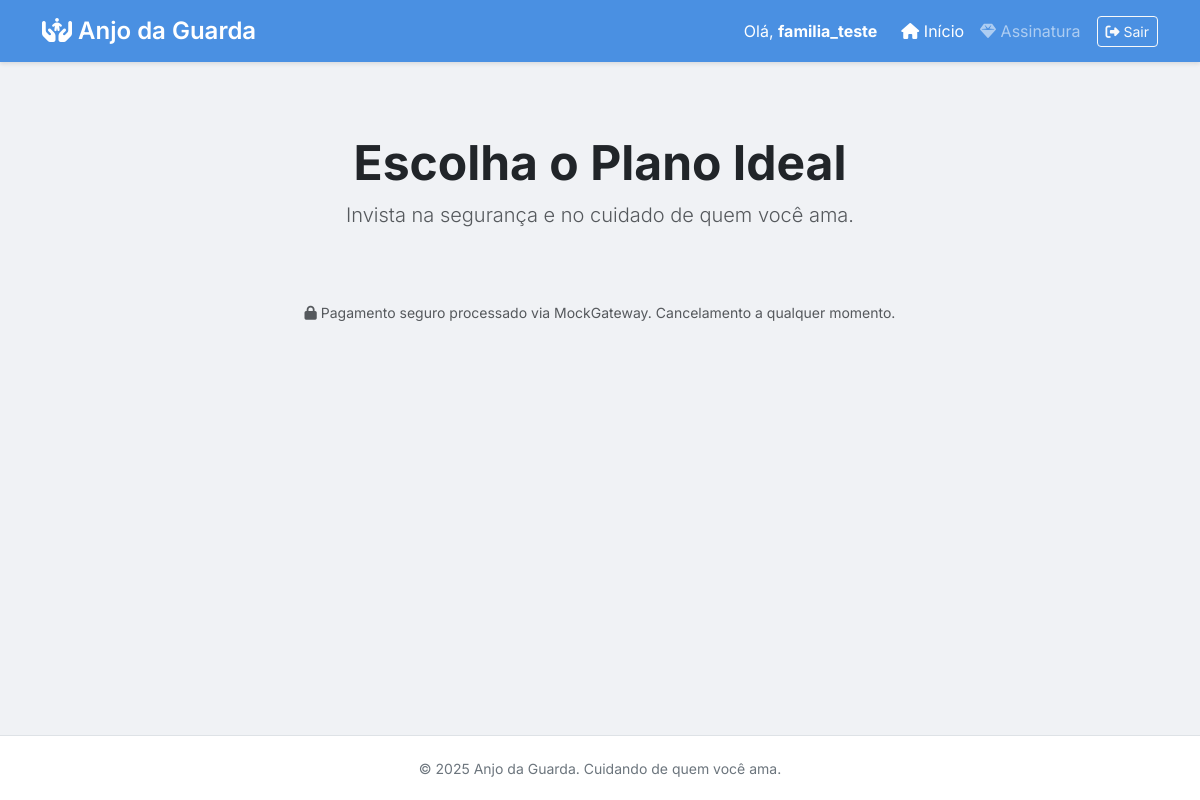
/gestao/planos/ (signed in), run on an earlier commit of the app's database.
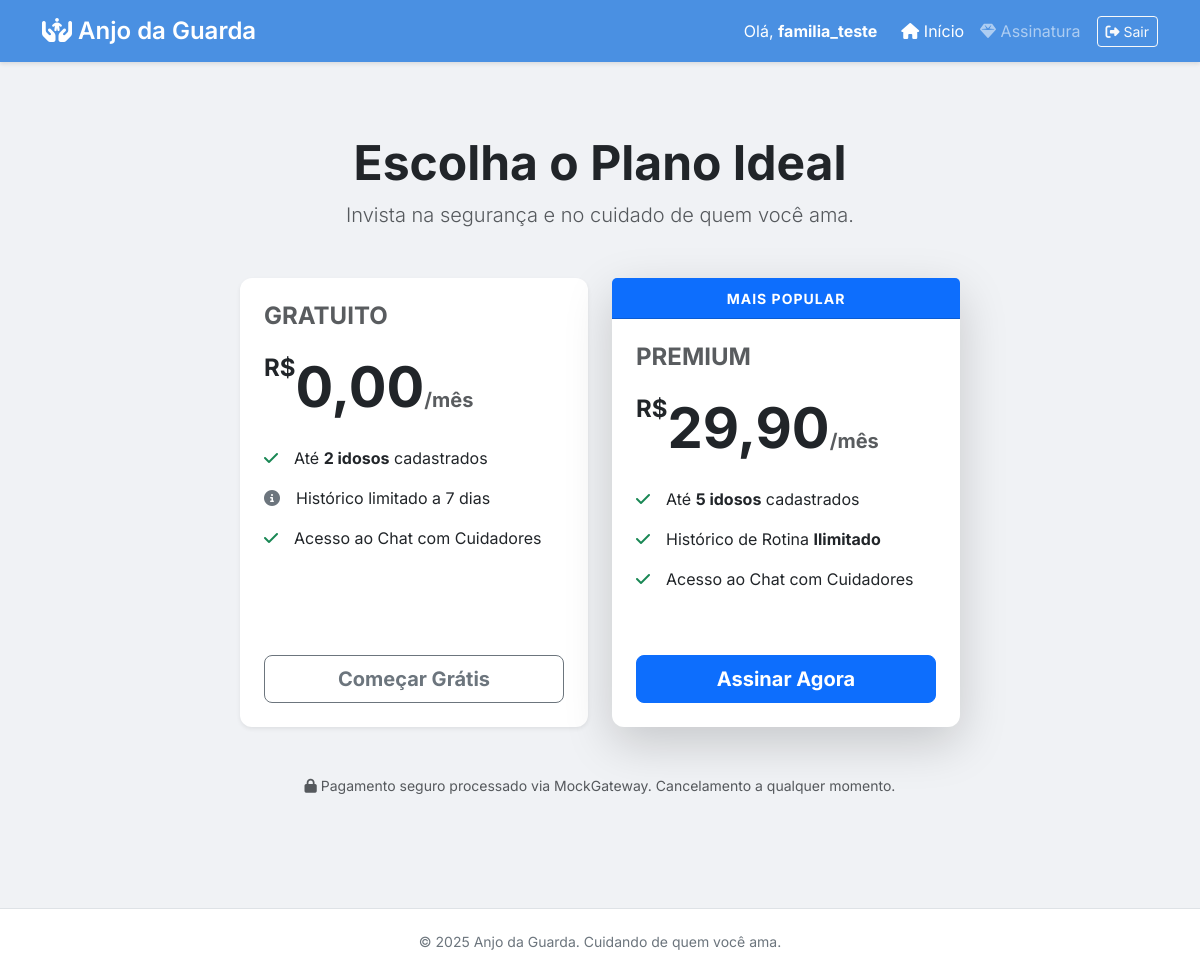
And on a later commit of the database.
### gestao/models.py (models this page shows, shortened)
class Plano(models.Model):
    nome = models.CharField(max_length=50)
    valor = models.DecimalField(max_digits=10, decimal_places=2)
    limite_idosos = models.IntegerField(default=2)
    historico_ilimitado = models.BooleanField(default=False)
    dias_validade = models.IntegerField(default=30)

### gestao/views.py (the view)
# urls.py: path('planos/', views.listar_planos, name='listar_planos'),
@login_required
def listar_planos(request):
    planos = Plano.objects.all().order_by('valor')
    return render(request, 'gestao/planos.html', {'planos': planos})

### gestao/templates/gestao/planos.html (shortened to what this page needs)
{% extends 'base.html' %} {% block content %}
<div class="container py-5">
    <div class="text-center mb-5">
        <h2 class="fw-bold display-5">Escolha o Plano Ideal</h2>
        <p class="text-muted lead">Invista na segurança e no cuidado de quem você ama.</p>
    </div>
    <div class="row justify-content-center">
        {% for plano in planos %}
        <div class="col-md-6 col-lg-4 mb-4">
            <div class="card h-100 shadow-sm border-0 {% if plano.valor > 0 %}border-primary border-2 shadow-lg{% endif %}">
                {% if plano.valor > 0 %}
                <div class="card-header bg-primary text-white text-center py-2">
                    <small class="fw-bold text-uppercase ls-1">Mais Popular</small>
                </div>
                {% endif %}
                <div class="card-body p-4 d-flex flex-column">
                    <h4 class="card-title text-muted text-uppercase fw-bold mb-4">
                        {{ plano.nome }}
                    </h4>
                    <div class="display-4 fw-bold text-dark mb-4">
                        <span class="fs-4 align-top">R$</span>{{ plano.valor }}<span class="fs-5 text-muted">/mês</span>
                    </div>
                    <ul class="list-unstyled mb-5 flex-grow-1">
                        <li class="mb-3 d-flex align-items-center">
                            <i class="fas fa-check text-success me-3"></i>
                            <span>Até <strong>{{ plano.limite_idosos }} idosos</strong> cadastrados</span>
                        </li>
                        <li class="mb-3 d-flex align-items-center">
                            {% if plano.historico_ilimitado %}
                            <i class="fas fa-check text-success me-3"></i>
                            <span>Histórico de Rotina <strong>Ilimitado</strong></span> {% else %}
                            <i class="fas fa-info-circle text-secondary me-3"></i>
                            <span>Histórico limitado a 7 dias</span> {% endif %}
                        </li>
                        <li class="mb-3 d-flex align-items-center">
                            <i class="fas fa-check text-success me-3"></i>
                            <span>Acesso ao Chat com Cuidadores</span>
                        </li>
                    </ul>
                    <div class="d-grid">
                        {% if plano.valor > 0 %}
                        <a href="{% url 'gestao:assinar_plano' plano.id %}" class="btn btn-primary btn-lg fw-bold">
                                    Assinar Agora
                                </a> {% else %}
                        <a href="{% url 'gestao:assinar_plano' plano.id %}" class="btn btn-outline-secondary btn-lg fw-bold">
                                    Começar Grátis
                                </a> {% endif %}
                    </div>
                </div>
            </div>
        </div>
        {% endfor %}
    </div>
    <div class="text-center mt-4">
        <p class="text-muted small">
            <i class="fas fa-lock"></i> Pagamento seguro processado via MockGateway. Cancelamento a qualquer momento.
        </p>
    </div>
</div>
{% endblock %}

### cadastrousuario/templates/base.html (shortened to what this page needs)
<!DOCTYPE html>
<html lang="pt-br">
<head>
    <link href="https://cdn.jsdelivr.net/npm/bootstrap@5.3.0/dist/css/bootstrap.min.css" rel="stylesheet">
    <link rel="stylesheet" href="https://cdnjs.cloudflare.com/ajax/libs/font-awesome/6.4.0/css/all.min.css">
</head>
<body>
    <nav class="navbar navbar-expand-lg navbar-dark mb-4">
        <div class="container">
            <a class="navbar-brand" href="{% url 'home' %}">
                <i class="fas fa-hands-holding-child"></i> Anjo da Guarda
            </a>
            <div class="collapse navbar-collapse" id="navbarNav">
                <ul class="navbar-nav ms-auto align-items-center">
                    {% if user.is_authenticated %}
                    <li class="nav-item me-3">
                        <span class="text-white">
                                Olá, <strong>{{ user.first_name|default:user.username }}</strong>
                            </span>
                    </li>
                    <li class="nav-item">
                        <a class="nav-link active" href="{% url 'home' %}"><i class="fas fa-home"></i> Início</a>
                    </li>
                    {% if user.profile.tipo_usuario == 'familiar' %}
                    <li class="nav-item">
                        <a class="nav-link" href="{% url 'gestao:listar_planos' %}">
                            <i class="fas fa-gem"></i> Assinatura
                        </a>
                    </li>
                    {% endif %}
                    <li class="nav-item ms-2">
                        <form action="{% url 'logout' %}" method="post" class="d-inline">
                            <button type="submit" class="btn btn-sm btn-outline-light">
                                    <i class="fas fa-sign-out-alt"></i> Sair
                                </button>
                        </form>
                    </li>
                    {% endif %}
                </ul>
            </div>
        </div>
    </nav>
    <div class="container mb-5">
         {% block content %} {% endblock %}
    </div>
    <footer>
        <div class="container">
            <small>&copy; 2025 Anjo da Guarda. Cuidando de quem você ama.</small>
        </div>
    </footer>
</body>
</html>

### cadastrousuario/templates/base.html (style rules this page uses)
body { font-family: 'Inter', sans-serif; background-color: #f0f2f5; min-height: 100vh; display: flex; flex-direction: column; }
.navbar { background-color: #4A90E2 !important; box-shadow: 0 2px 4px rgba(0, 0, 0, 0.1); }
.navbar-brand { font-weight: 600; font-size: 1.5rem; }
footer { margin-top: auto; background-color: #fff; padding: 20px 0; border-top: 1px solid #dee2e6; text-align: center; color: #6c757d; }
.card { border: none; border-radius: 12px; box-shadow: 0 4px 6px rgba(0, 0, 0, 0.05); }

### gestao/templates/gestao/planos.html (style rules this page uses)
.ls-1 { letter-spacing: 1px; }
.card { transition: transform 0.3s ease; }

What changed in the data, as far as the page shows it:
added Plano: nome "GRATUITO", valor "0,00", limite_idosos "2", historico_ilimitado False (drawn), shows "Começar Grátis"
added Plano: shows "MAIS POPULAR", nome "PREMIUM", valor "29,90", limite_idosos "5", historico_ilimitado True (drawn), shows "Assinar Agora"
